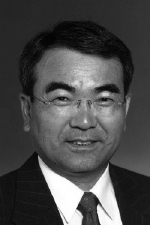
#> input picture image.png, 150 x 225 px, found by its file name
$ python affine.py
#> lines starting #> are read from the running program, lines starting #| are printed output that depends on the picture
import cv2
import numpy as np
import sys
image_path = 'flg/image.png'
image_output = "flg/transformed_pic.png"

# 使用cv2.imread()读取图像
image = cv2.imread(image_path)
#> image is the input picture: shape (225, 150, 3); min 1, max 255, mean 73.5

import numpy as np
from PIL import Image

def affine_transform(image, transform_matrix):
    """
    Apply an affine transform to an image using a given transformation matrix.

    Parameters:
    - image: Input image as a NumPy array.
    - transform_matrix: 2x3 affine transform matrix.

    Returns:
    - Transformed image as a NumPy array.
    """
    # 获取输入图像的尺寸和通道数
    img_height, img_width = image.shape[:2]
    transformed_image = np.zeros_like(image)

    # 遍历输出图像的每个像素
    for y in range(img_height):
        for x in range(img_width):
            # 应用反向变换来找到输入图像中对应的点
            src_x, src_y = np.dot(transform_matrix, [x, y, 1])

            # 取最近的整数来避免插值
            src_x, src_y = int(round(src_x)), int(round(src_y))

            # 如果计算出的坐标在输入图像的范围内，则复制像素值
            if 0 <= src_x < img_width and 0 <= src_y < img_height:
                transformed_image[y, x] = image[src_y, src_x]

    return transformed_image

def resize_image(image, scale_x, scale_y):
    # 创建缩放矩阵
    scale_matrix = np.float32([[scale_x, 0, 0], [0, scale_y, 0]])

    # 计算缩放后的图像尺寸
    new_width = int(image.shape[1])
    new_height = int(image.shape[0])

    # 使用cv2.warpAffine进行缩放
    resized_image = cv2.warpAffine(image, scale_matrix, (new_width, new_height))

    # 返回缩放后的图像
    return resized_image

# 加载图像

image = np.array(Image.open(image_path))
print(image.shape)
#| (225, 150, 3)
# 定义一个仿射变换矩阵（例子：向右平移30像素，向下平移50像素）
transform_matrix = np.array([[1.05, 0.1, 30],
                             [0.1, 1.1, 20]])
#print(transform_matrix.shape)

# 应用仿射变换
transformed_image = affine_transform(image, transform_matrix)
#> after the loop in affine_transform, `for y in range(img_height):`:
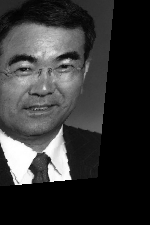
#> transformed_image: shape (225, 150, 3); min 0, max 255, mean 52.7
cv2.imshow('transformed_image', transformed_image)

# 显示变换后的图像
#Image.fromarray(transformed_image).show()


# 设定仿射变换前后三点的坐标
# 假设我们要将图像的左上、左下和右上三个点
# 分别移动到新的位置
src_points = np.float32([[0, 0], [0, image.shape[0]], [image.shape[1], 0]])
#> src_points = [[0, 0], [0, 225], [150, 0]]
dst_points = np.float32([[50, 50], [50, image.shape[0]-50], [image.shape[1]-50, 50]])
#> dst_points = [[50, 50], [50, 175], [100, 50]]

# 根据这六个点计算仿射变换矩阵
affine_matrix = cv2.getAffineTransform(src_points, dst_points)
#> affine_matrix = [[0.333, 0, 50], [0, 0.556, 50]]

#transformed_image = cv2.warpAffine(image, affine_matrix, (image.shape[1]-50, image.shape[0]-50))

transformed_image = resize_image(image,20,20)
#> in resize_image, `resized_image = cv2.warpAffine(image, scale_matrix, (new_width, new_he..`:
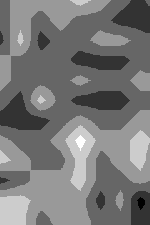
#> resized_image: shape (225, 150, 3); min 34, max 39, mean 36.4; drawn with min black and max white

# 显示原始和变换后的图像
#cv2.imshow('Original Image', image)
cv2.imshow('Transformed Image', transformed_image)
cv2.waitKey(0)

cv2.imwrite(image_output, transformed_image)
cv2.destroyAllWindows()

$ run again, with pic.png copied over image.png
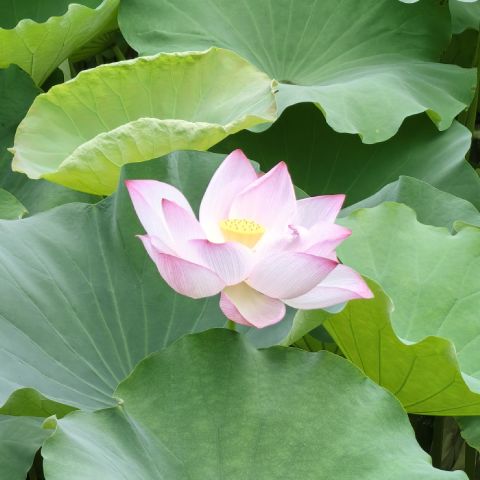
#> input picture pic.png, 480 x 480 px, found by its file name
#> image is the input picture: shape (480, 480, 3); mean B, G, R 108.1, 155.9, 123.6
#| (480, 480, 3)
#> after the loop in affine_transform, `for y in range(img_height):`:
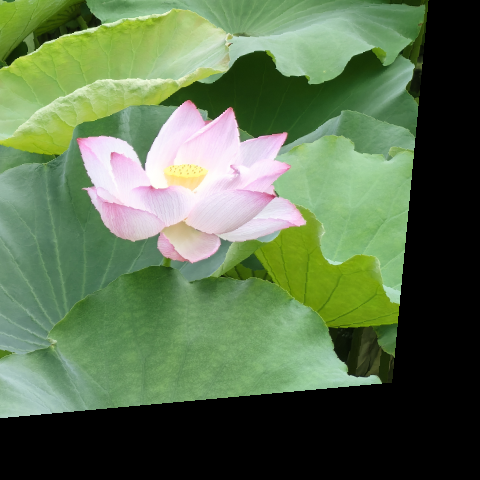
#> transformed_image: shape (480, 480, 3); mean R, G, B 91.6, 113.5, 79.3
#> in resize_image, `resized_image = cv2.warpAffine(image, scale_matrix, (new_width, new_he..`:
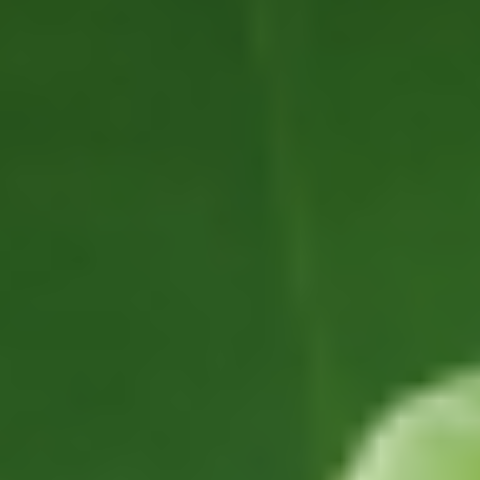
#> resized_image: shape (480, 480, 3); mean R, G, B 48.2, 94.9, 35.7

$ run again, with pic1.png copied over image.png
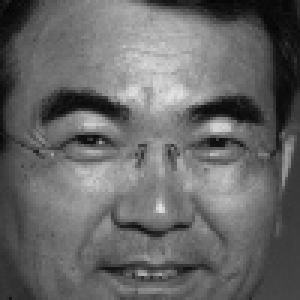
#> input picture pic1.png, 100 x 100 px, found by its file name (shown 3 times larger)
#> image is the input picture: shape (100, 100, 3); min 4, max 226, mean 103.1
#| (100, 100, 3)
#> after the loop in affine_transform, `for y in range(img_height):`:
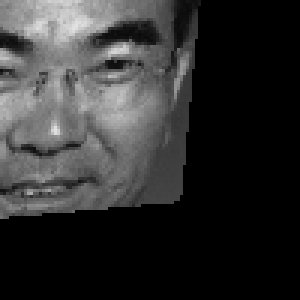
#> transformed_image: shape (100, 100, 3) (shown 3 times larger); min 0, max 226, mean 47.8
#> in resize_image, `resized_image = cv2.warpAffine(image, scale_matrix, (new_width, new_he..`:
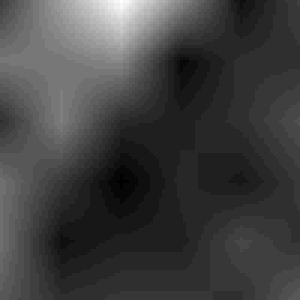
#> resized_image: shape (100, 100, 3) (shown 3 times larger); min 5, max 37, mean 13.1; drawn with min black and max white
